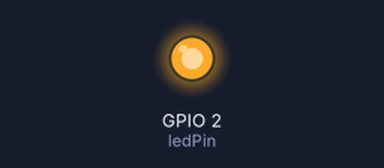
This sketch was run on a simulated ESP32. On the bench: output pins drawn as LEDs (lit = HIGH). WiFi joins after 1.5 s; servers stay silent unless stated; no MQTT or app messages arrive unless stated; what the sketch prints to the serial monitor is not drawn.

Above: at 0.1 s.
At 1.8 s:
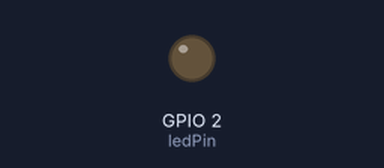
Timing chart, 0 to 3.3 s (numbered marks = the images above):
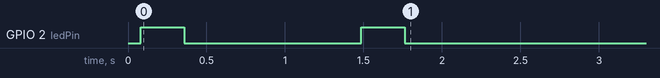

The sketch:

sensor_1.ino
```cpp
#include <WiFi.h>
#include <PubSubClient.h>
#include <random>

const char* ssid = "raspinetwork";
const char* password = "raspi427";

const char* mqtt_server = "192.168.154.176";
const int mqtt_port = 1883;

int timer = 1;

int last_time = 0;
double last_temp[12];
double sigma = 3;
double mean = 25;

std::default_random_engine generator;
std::normal_distribution<float> distribution(mean, sigma);

WiFiClient espClient;
PubSubClient client(espClient);

#define ledPin 2
#define freq 5000
#define channel 0
#define resolution 8

void blink_led(unsigned int times, unsigned int duration){
  for (int t = 0; t < times; t++) {
    for(int dutyCycle = 0; dutyCycle <= 255; dutyCycle++){
      ledcWrite(channel, dutyCycle);
      delayMicroseconds(100);
  }
    delay(duration);
    for(int dutyCycle = 255; dutyCycle >= 0; dutyCycle--){
      ledcWrite(channel, dutyCycle);
      delayMicroseconds(100);
  }
    delay(100);
  }
}

void setup_wifi() {
  delay(50);
  Serial.println();
  Serial.print("Connecting to ");
  Serial.print(ssid);

  WiFi.begin(ssid, password);

  while (WiFi.status() != WL_CONNECTED) {
    blink_led(1, 250);
    delay(1000);
    Serial.print(".");
  }

  Serial.println();
  Serial.println("WiFi connected");
  Serial.println("IP address: ");
  Serial.println(WiFi.localIP());
}

void connect_mqttServer() {
  while (!client.connected()) {
    if (WiFi.status() != WL_CONNECTED){
      setup_wifi();
    }
    Serial.print("Attempting MQTT connection...");
    if (client.connect("sensor#1")) {
      Serial.println("connected");
      timer = 1;
    } else {
      Serial.print("failed, rc=");
      Serial.print(client.state());
      Serial.println(" trying again in " + String(timer) + " seconds");
      blink_led(2, 250);
      delay(timer * 1000);
      timer = std::min(2*timer, 60);
    }
  }
}

double get_mean() {
  double mean = 0;
  for (int i = 0 ; i < 12; i++) mean += last_temp[i];
  return mean / 12;
}

double get_std(double mean) {
  double sigma = 0;
  for (int i = 0 ; i < 12; i++) sigma += (last_temp[i] - mean)*(last_temp[i] - mean);
  return sqrt(sigma / 12);
}

void setup() {
  pinMode(ledPin, OUTPUT);
  Serial.begin(115200);

  ledcSetup(channel, freq, resolution);
  ledcAttachPin(ledPin, channel);

  setup_wifi();
  client.setServer(mqtt_server, mqtt_port);

  for (int i = 0 ; i < 12; i++)
    last_temp[i] = distribution(generator);

  mean = get_mean();
  sigma = get_std(mean);

}

void loop() {
  if (!client.connected()) {
    connect_mqttServer();
  }
  client.loop();
  if (millis() - last_time > 5000) {
    last_time = millis();
    double new_data = distribution(generator);
    for (int i = 11; i > 0; i--) {
      last_temp[i] = last_temp[i-1];
    }
    last_temp[0] = new_data;
    mean = get_mean();
    sigma = get_std(mean);
    client.publish("raspi/sensors", String("{\"room\": 1, \"node_id\": \"" + WiFi.macAddress() +
                   "\", \"current_temperature\": " + String(new_data) + ", \"temperature_mean\": " +
                   String(mean) + ", \"recent_changes\": " + String(sigma) + "}").c_str());
  }
}
```
